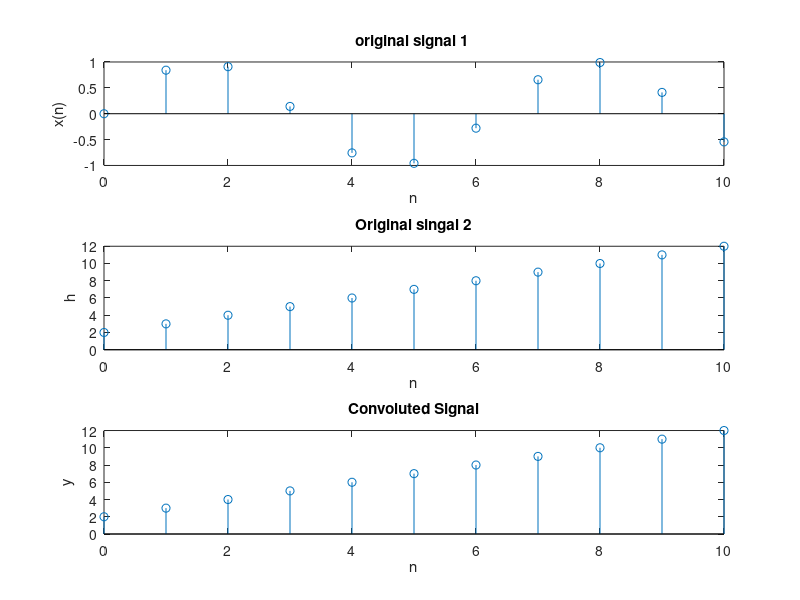

MATLAB code to generate this figure:
%convolution of two signals..
clear all;
close all;
clc;
n=0:1:10;
x1=[];
N=length(n);
for i=1:N
    x1(i)=sin(n(i));
end
subplot(3,1,1)
stem(n,x1);
xlabel('n');
ylabel('x(n)');
title('original signal 1 ')
h=[];
for i=1:N
    h(i)=i+1;
end
subplot(3,1,2)
stem(n,h);
xlabel('n');
ylabel('h');
title('Original singal 2')
n2=2*N-2;
%convoluted signal
y=conv(x1,h);
subplot(3,1,3)
stem(n,h);
xlabel('n');
ylabel('y');
title('Convoluted Signal')